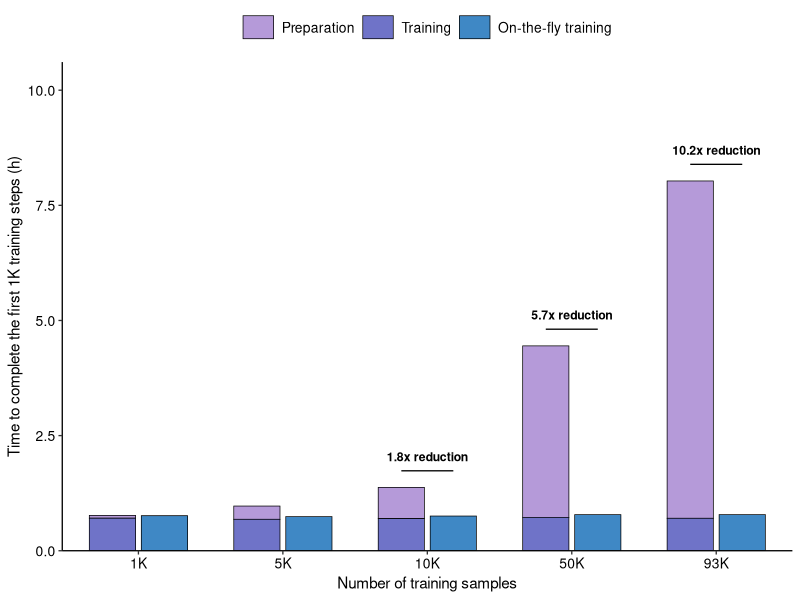
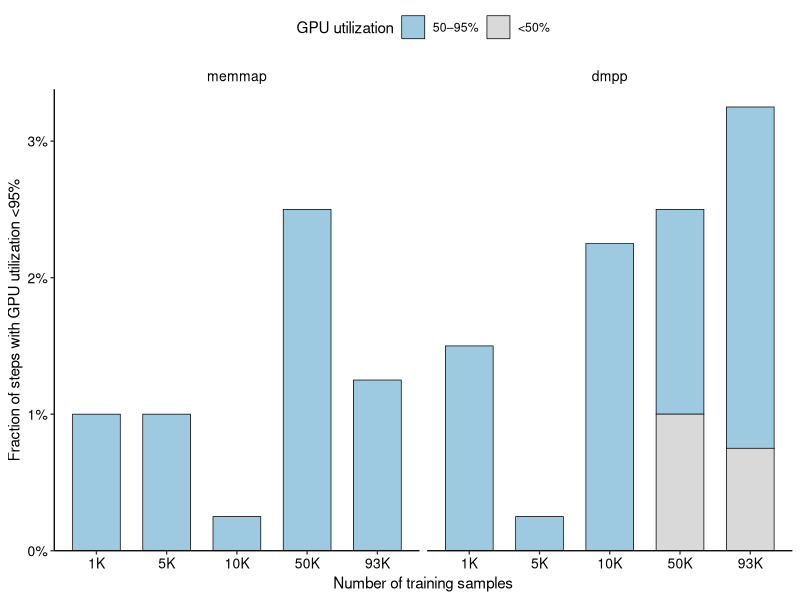

Reproduce these figures in R, in order.
library(tidyverse)
library(readxl)
library(scales)

data <- read_excel("fig_s7/data/on_fly_train.xlsx")
colnames(data)[1] <- "Number"

data <- data %>%
  mutate(
    Number = factor(Number, levels = c("1K", "5K", "10K", "50K", "93K")),
    memmap_prepare = make_dmpp_bed + bed_to_parquet + parquet_to_memmap,
    memmap_total = memmap_prepare + train_memmap,
    dmpp_total = train_dmpp,
    speedup = memmap_total / dmpp_total
  )

plot.df <- bind_rows(
  data %>%
    transmute(Number, workflow = "Memmap workflow", 
              component = "Preparation", time_sec = memmap_prepare),
  data %>%
    transmute(Number, workflow = "Memmap workflow",
              component = "Training", time_sec = train_memmap),
  data %>%
    transmute(Number, workflow = "dmpp on-the-fly",
              component = "On-the-fly training", time_sec = train_dmpp)) %>%
  mutate(
    time_hour = time_sec / 3600,
    workflow = factor(workflow, levels = c("Memmap workflow", 
                                           "dmpp on-the-fly")),
    component = factor(component,
                       levels = c("Preparation", "Training", "On-the-fly training")),
    sample_id = as.numeric(Number),
    x_pos = case_when(
      workflow == "Memmap workflow" ~ sample_id - 0.18,
      workflow == "dmpp on-the-fly" ~ sample_id + 0.18))

label.df <- data %>%
  mutate(sample_id = as.numeric(Number),
         xstart = sample_id - 0.18, xend = sample_id + 0.18,
         y_top = pmax(memmap_total, dmpp_total) / 3600,
         label = paste0(round(speedup, 1), "x reduction"))

label_samples <- c("10K", "50K", "93K")

label.df <- label.df %>%
  filter(Number %in% label_samples)

y_offset <- max(label.df$y_top) * 0.045

label.df <- label.df %>%
  mutate(y_bracket = y_top + y_offset,
         y_tick = y_bracket - y_offset * 0.25,
         y_text = y_bracket + y_offset * 0.85)

component_cols <- c("Preparation" = "#b59ad9", "Training" = "#6f73c8",
                    "On-the-fly training" = "#3f88c5")

p <- ggplot(plot.df, aes(x = x_pos, y = time_hour, fill = component)) +
  geom_col(width = 0.32, color = "black", linewidth = 0.25)+
  
  geom_segment(data = label.df,
               aes(x = xstart, xend = xend, y = y_bracket, yend = y_bracket),
               inherit.aes = FALSE, linewidth = 0.45)+
  geom_text(data = label.df,
            aes(x = (xstart + xend) / 2, y = y_text, label = label),
            inherit.aes = FALSE, size = 3.1, fontface = "bold")+
  scale_fill_manual(values = component_cols) +
  scale_x_continuous(
    breaks = seq_along(levels(data$Number)),
    labels = levels(data$Number),
    expand = expansion(mult = c(0.04, 0.04)))+
  scale_y_continuous(
    labels = label_number(accuracy = 0.5),
    expand = expansion(mult = c(0, 0.22))
  )+
  labs(x = "Number of training samples",
       y = "Time to complete the first 1K training steps (h)",
       fill = NULL)+
  theme_classic(base_size = 11) +
  theme(legend.position = "top", legend.justification = "center",
        legend.key.width = unit(0.8, "cm"),
        legend.text = element_text(color = "black", size = 10),
        axis.text = element_text(color = "black", size = 10),
        axis.title = element_text(color = "black", size = 11),
        axis.line = element_line(linewidth = 0.45),
        axis.ticks = element_line(linewidth = 0.45))

pdf("fig_s7/fig_s7a.pdf", width = 6, height = 4)
p
dev.off()

speedup.df <- data %>%
  transmute(Number,
            memmap_workflow_h = memmap_total / 3600,
            dmpp_on_fly_h = dmpp_total / 3600,
            speedup = memmap_total / dmpp_total,
            training_overhead_percent = (train_dmpp / train_memmap - 1) * 100)

speedup.df

###
data <- read.table("fig_s7/data/gpu_wait_long.tsv", header = T)

long.df <- data %>%
  mutate(
    sample = factor(sample, levels = c("1K", "5K", "10K", "50K", "93K")),
    method = factor(method, levels = c("memmap", "dmpp")),
    util_bin = case_when(
      gpu_util < 50 ~ "<50%",
      gpu_util < 95 ~ "50–95%",
      TRUE ~ "≥95%"),
    util_bin = factor(util_bin, levels = rev(c("<50%", "50–95%", "≥95%")))
  )

util.df <- long.df %>%
  count(sample, method, util_bin) %>%
  group_by(sample, method) %>%
  mutate(fraction = n / sum(n)) %>%
  ungroup()

util_cols <- c("<50%" = "#d9d9d9", "50–95%" = "#9ecae1", "≥95%" = "#3182bd")

util.df <- subset(util.df, util_bin !="≥95%")

p_util_bin <- ggplot(util.df,
                     aes(x = sample, y = fraction, fill = util_bin)) +
  geom_col(width = 0.68, color = "black", linewidth = 0.25) +
  facet_wrap(~method, nrow = 1) +
  scale_fill_manual(values = util_cols) +
  scale_y_continuous(
    labels = percent_format(accuracy = 1),
    expand = expansion(mult = c(0, 0.04))
  ) +
  labs(x = "Number of training samples",
       y = "Fraction of steps with GPU utilization <95%",
       fill = "GPU utilization") +
  theme_classic(base_size = 11) +
  theme(
    legend.position = "top",
    strip.background = element_blank(),
    strip.text = element_text(color = "black", size = 10),
    axis.text = element_text(color = "black", size = 10),
    axis.title = element_text(color = "black", size = 11),
    axis.line = element_line(linewidth = 0.45),
    axis.ticks = element_line(linewidth = 0.45)
  )

pdf("fig_s7/fig_s7b.pdf", width = 6, height = 4)
p_util_bin
dev.off()
